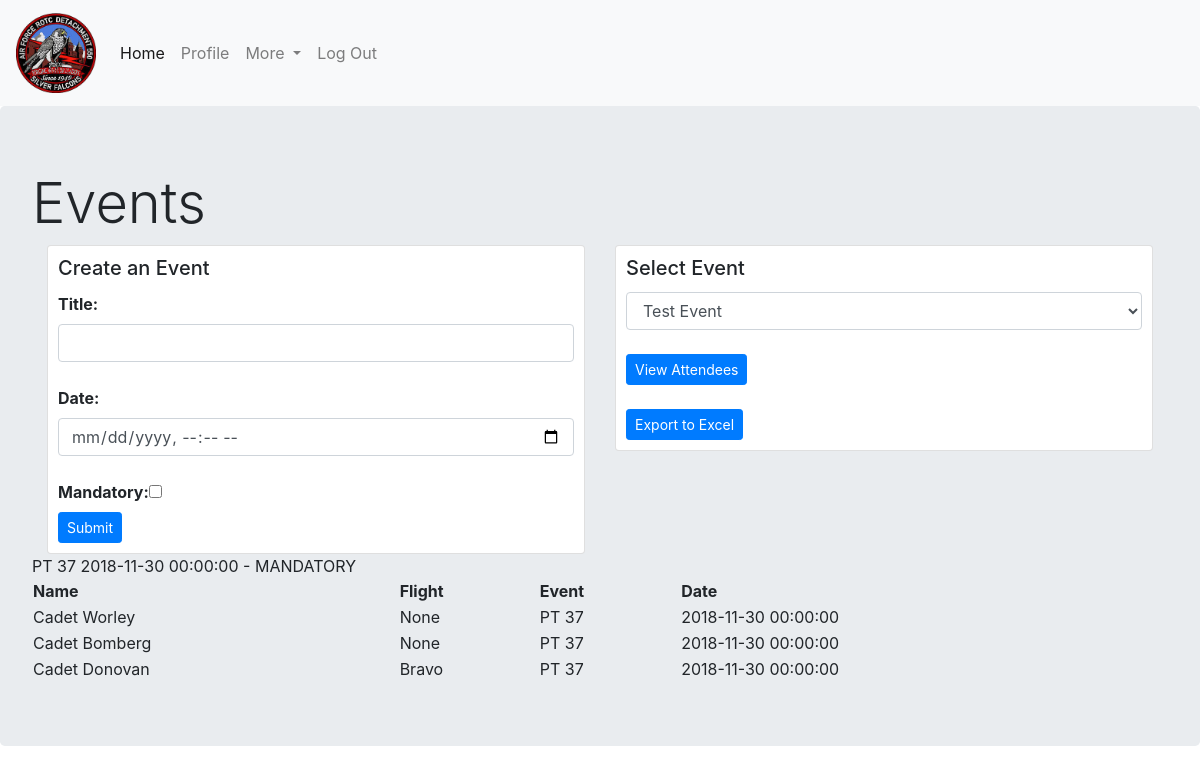
The page /attendance.php?eventid=2 (signed in) on the database its author committed.
### tables this page shows
CREATE TABLE `cadetEvent` (
  `name` varchar(255) DEFAULT NULL,
  `mandatory` tinyint(1) DEFAULT NULL,
  `date` datetime DEFAULT NULL,
  `eventID` int(11) NOT NULL
);

CREATE TABLE `attendance` (
  `rin` int(10) UNSIGNED NOT NULL,
  `eventid` int(11) UNSIGNED NOT NULL,
  `excused_absence` tinyint(1) DEFAULT NULL
);

CREATE TABLE `cadet` (
  `firstName` varchar(255) DEFAULT NULL,
  `rank` varchar(10) DEFAULT NULL,
  `rin` int(11) NOT NULL,
  `primaryEmail` varchar(100) DEFAULT NULL,
  `secondaryEmail` varchar(255) DEFAULT NULL,
  `primaryPhone` bigint(15) NOT NULL,
  `secondaryPhone` bigint(15) DEFAULT NULL,
  `password` varchar(255) DEFAULT NULL,
  `bio` text,
  `flight` varchar(20) NOT NULL,
  `position` varchar(100) DEFAULT NULL,
  `groupMe` varchar(50) NOT NULL,
  `AFGoals` text,
  `awards` text,
  `middleName` varchar(255) DEFAULT NULL,
  `lastName` varchar(255) NOT NULL,
  `PGoals` text NOT NULL,
  `admin` tinyint(1) NOT NULL DEFAULT '0',
  `rfid` int(10) DEFAULT NULL
);

### attendance.php (the view, shortened to what this page needs)
<?php include('./assets/inc/header.php');
?>
<head>
</head>
<body>
  <div class="jumbotron container-fluid">
  	<h1 class="display-4"> Events </h1>
  	<div class="container">
      <div class="row">
        <div class="col-6">
		  <div class="card" style="margin: auto;width: 100%;padding: 10px;">
		    <h5 class="card-title">Create an Event</h5>
		    <form action="createevent.php" method="post">
			  <label for=title><b>Title: </b></label><br><input class="form-control" type="text" name="eventTitle"/><br>
			  <label for=date><b>Date: </b></label><br><input class="form-control" type="datetime-local" name="eventDate"/><br>
			  <label for=mandatory><b>Mandatory: </b></label><input type="checkbox" name="mandatory" value="mandatory"/><br>
			  <button class="btn btn-sm btn-primary" type="submit" value="Submit" name="eventMade">Submit</button>
			</form>
		  </div>
		</div>
		<div class="col-6">
	    <div class="card" style="margin: auto;width: 100%;padding: 10px;">
			<h5 class="card-title"> Select Event</h5>
			<form action="attendance.php" method="post">
			<select class="form-control" name="eventSelect">
				<?php
				$result = $mysqli->query("SELECT name, eventID FROM cadetEvent");
				while($row = $result->fetch_assoc()) {
					if ((isset($_POST['Export']) || isset($_POST['selectevent'])) && $_POST['eventSelect'] == $row['eventID']) {
						echo '<option value="' . $row['eventID'] . '"  selected>'.$row['name'] . '</option>';
					} else {
						echo '<option value="' . $row['eventID'] . '">'.$row['name'] . '</option>';
					}
				}
				?>
			</select><br>
			<button class="btn btn-sm btn-primary" type="submit" value="Submit" name="selectevent">View Attendees</button><br></br>
      <input class="btn btn-sm btn-primary" type="submit" name="Export" value="Export to Excel"/>
			</form>
		  </div>
  		</div>
  	  </div>
    </div>
<?php
	if (isset($_POST["selectevent"])) {
    echo '<br></br>';
		$eventquery = 'SELECT name, mandatory, date FROM cadetEvent WHERE eventID = "' . $_POST["eventSelect"] . '"';
		$eventresult = $mysqli->query($eventquery);
		$erow = $eventresult->fetch_assoc();
		echo $erow['name'] . ' ' . $erow['date'];
		if ($erow['mandatory']) {
			echo ' - MANDATORY';
		}
        $query = 'SELECT rin FROM attendance WHERE eventid="' . $_POST["eventSelect"] .'"';
        $result = $mysqli->query($query);
        echo "<table style='width:100%'><tr><th>Name</th><th>Flight</th><th>Event</th><th>Date</th></tr>";
        while ($row = $result->fetch_assoc()) {
            $namequery = "SELECT lastName, flight, name, date FROM cadet, cadetEvent WHERE rin=" . $row['rin'] . " AND cadetEvent.eventID = " . $_POST["eventSelect"];
            $res2 = $mysqli->query($namequery);
            $row2 = $res2->fetch_assoc();
            echo "<tr>";
            echo "<td>Cadet ". $row2["lastName"] . "</td>";
            echo "<td>". $row2["flight"] . "</td>";
            echo "<td>". $row2["name"] . "</td>";
            echo "<td>". $row2["date"] . "</td>";
            echo "</tr>";
        }
        echo "</table>";
    }
    else if(isset($_GET["eventid"]))
    {
        $eventquery = 'SELECT name, mandatory, date FROM cadetEvent WHERE eventID = "' . $_GET["eventid"] . '"';
		$eventresult = $mysqli->query($eventquery);
		$erow = $eventresult->fetch_assoc();
		echo $erow['name'] . ' ' . $erow['date'];
		if ($erow['mandatory']) {
			echo ' - MANDATORY';
		}
        $query = 'SELECT rin FROM attendance WHERE eventid="' . $_GET["eventid"] .'"';
        $result = $mysqli->query($query);
        echo "<table style='width:100%'><tr><th>Name</th><th>Flight</th><th>Event</th><th>Date</th></tr>";
        while ($row = $result->fetch_assoc()) {
            $namequery = "SELECT lastName, flight, name, date FROM cadet, cadetEvent WHERE rin=" . $row['rin'] . " AND cadetEvent.eventID = " . $_GET["eventid"];
            $res2 = $mysqli->query($namequery);
            $row2 = $res2->fetch_assoc();
            echo "<tr>";
            echo "<td>Cadet ". $row2["lastName"] . "</td>";
            echo "<td>". $row2["flight"] . "</td>";
            echo "<td>". $row2["name"] . "</td>";
            echo "<td>". $row2["date"] . "</td>";
            echo "</tr>";
        }
        echo "</table>";
    }
?>
</div>
</body>

### rows shown on the page
cadetevent: name "PT 37", date "2018-11-30 00:00:00"
attendance: cadet.lastName "Worley", cadet.flight "None", eventid.name "PT 37", eventid.date "2018-11-30 00:00:00"
attendance: cadet.lastName "Bomberg", cadet.flight "None", eventid.name "PT 37", eventid.date "2018-11-30 00:00:00"
attendance: cadet.lastName "Donovan", cadet.flight "Bravo", eventid.name "PT 37", eventid.date "2018-11-30 00:00:00"

### other values the page prints
form field eventSelect "Test Event"
